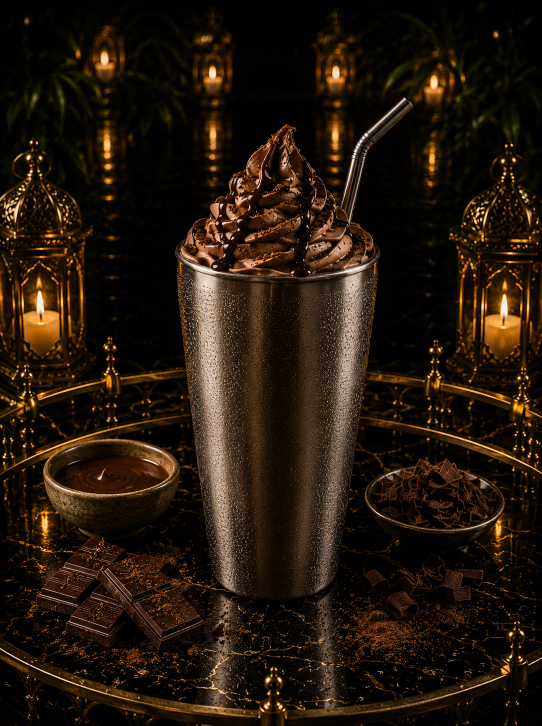
#> input picture assets/Chocolate milkshake.png, 1084 x 1451 px, given in place of eden-opening-clean-4k-hq.webp, which was not available (shown at 1/2 size)
$ python build_consistent_menu_pages.py
#> lines starting #> are read from the running program, lines starting #| are printed output that depends on the picture; pictures that were not available may be replaced by others from this repository, and a replacement may not be noted
from pathlib import Path
from PIL import Image, ImageDraw, ImageFilter, ImageFont, ImageOps, ImageEnhance


ROOT = Path(__file__).resolve().parents[1]
ASSETS = ROOT / "assets"

GOLD = (239, 189, 67)
GOLD_BRIGHT = (255, 238, 165)
GOLD_DEEP = (126, 80, 19)
TEXT = (255, 245, 205)
MUTED = (214, 184, 115)
BLACK = (5, 4, 3)


def font(name, size):
    return ImageFont.truetype(str(Path("C:/Windows/Fonts") / name), size)


SERIF = "georgia.ttf"
SERIF_BOLD = "georgiab.ttf"
SANS = "bahnschrift.ttf"


def cover_image(path, size, blur=0, darken=0.55, saturation=0.85):
#> called with size = (4096, 6144), blur = 24, darken = 0.48, saturation = 0.8
    img = Image.open(path).convert("RGB")
#> img is the input picture: PIL image 1084x1451 RGB; mean R, G, B 36.5, 23.7, 10.8
    img = ImageOps.fit(img, size, method=Image.Resampling.LANCZOS, centering=(0.5, 0.5))
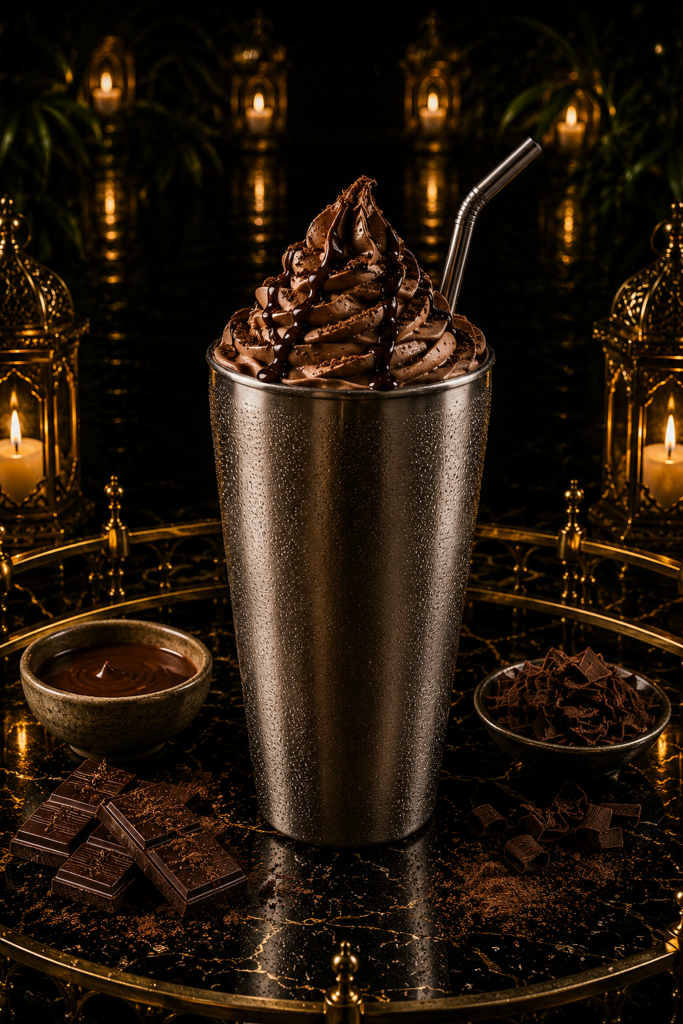
#> img: PIL image 4096x6144 RGB (shown at 1/6 size); mean R, G, B 37.6, 24.5, 11.7
    if blur:
        img = img.filter(ImageFilter.GaussianBlur(blur))
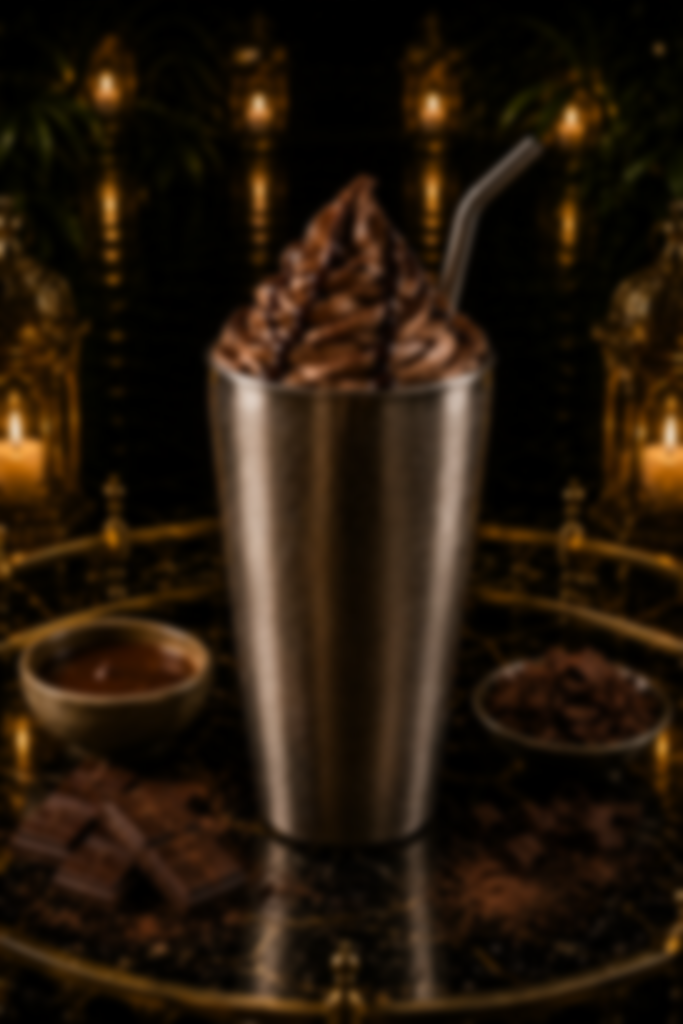
#> img: PIL image 4096x6144 RGB (shown at 1/6 size); mean R, G, B 37.6, 24.5, 11.6
    img = ImageEnhance.Color(img).enhance(saturation)
    overlay = Image.new("RGB", size, BLACK)
    return Image.blend(img, overlay, darken)
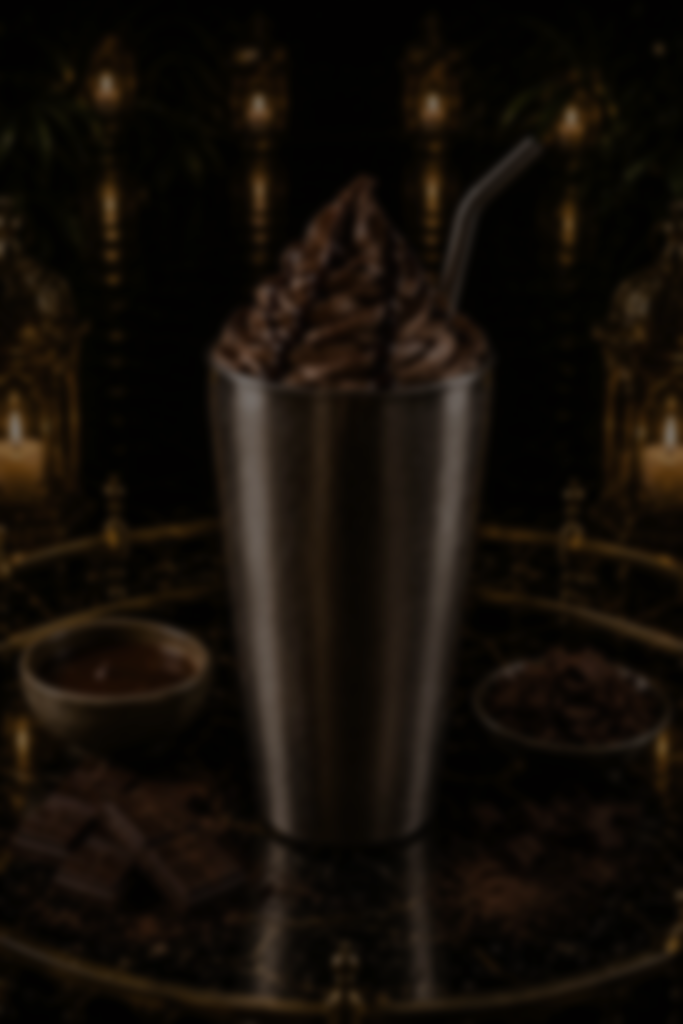
#> returned value: PIL image 4096x6144 RGB (shown at 1/6 size); mean R, G, B 20.1, 14.3, 8.4


# [8 lines left out: function fit_image, not called in this run]


def gradient_overlay(size):
#> called with size = (4096, 6144)
    w, h = size
    layer = Image.new("RGBA", size, (0, 0, 0, 0))
#> layer: PIL image 4096x6144 RGBA; every value is 0
    px = layer.load()
    for y in range(h):
        for x in range(w):
            edge = max(abs(x - w / 2) / (w / 2), abs(y - h / 2) / (h / 2))
            bottom = max(0, (y / h - 0.54) * 1.7)
            alpha = int(min(210, edge * 96 + bottom * 92))
            px[x, y] = (0, 0, 0, alpha)
    return layer


# [57 lines left out: functions text_center, draw_text_with_tracking, line_ornament, rounded_mask, paste_card_image, card, not called in this run]


def gold_text(draw, xy, value, font_obj, fill=GOLD_BRIGHT, stroke=GOLD_DEEP, anchor="la"):
    draw.text(xy, value, font=font_obj, fill=fill, stroke_width=2, stroke_fill=stroke, anchor=anchor)


# [15 lines left out: functions add_back, add_header, not called in this run]


def build_hookah():
    size = (4096, 6144)
    canvas = cover_image(ASSETS / "eden-opening-clean-4k-hq.webp", size, blur=24, darken=0.48, saturation=0.8).convert("RGBA")
    canvas.alpha_composite(gradient_overlay(size))
    draw = ImageDraw.Draw(canvas, "RGBA")

    add_back(draw)
    add_header(draw, size[0], 660, "HOOKAH MENU", "SIGNATURE BLENDS")

    old = Image.open(ASSETS / "hookah-page-4k.webp").convert("RGB")
    center = old.crop((1260, 1700, 2850, 5060))
    center = ImageOps.contain(center, (1420, 2720), method=Image.Resampling.LANCZOS)
    center = ImageEnhance.Color(center).enhance(0.55)
    center = ImageEnhance.Contrast(center).enhance(1.08).convert("RGBA")
    alpha = Image.new("L", center.size, 180)
    center.putalpha(alpha)
    canvas.alpha_composite(center, ((size[0] - center.width) // 2, 2850))

    cards = [
        ((290, 1720, 1540, 3350), "HEAVY\nBLEND", "INTENSE / RICH / BOLD", (560, 2750, 1410, 3930)),
        ((2556, 1720, 3806, 3350), "BALANCED\nBLEND", "SMOOTH / PURE / CLASSIC", (2660, 2660, 3900, 3940)),
        ((290, 3440, 1540, 5160), "LIGHT &\nSMOOTH\nBLEND", "MILD / CLEAN / RELAXING", (520, 3600, 1540, 5280)),
        ((2556, 3440, 3806, 5160), "SIGNATURE\nMIX", "UNIQUE / EXCLUSIVE / LUXURY", (2590, 3520, 3980, 5310)),
    ]

    for box, title, caption, crop in cards:
        x1, y1, x2, y2 = box
        draw.rounded_rectangle(box, radius=42, fill=(0, 0, 0, 150))
        crop_img = old.crop(crop)
        crop_img = ImageEnhance.Color(crop_img).enhance(0.25)
        crop_img = ImageEnhance.Brightness(crop_img).enhance(0.58)
        crop_img = ImageEnhance.Contrast(crop_img).enhance(1.22)
        paste_card_image(canvas, crop_img, box)
        draw.rounded_rectangle(box, radius=42, fill=(0, 0, 0, 102))
        card(draw, box, radius=42)
        icon_y = y1 + 260
        draw.ellipse((x1 + 515, icon_y - 95, x1 + 735, icon_y + 125), outline=(*GOLD, 190), width=4)
        draw.line((x1 + 625, icon_y - 40, x1 + 625, icon_y + 70), fill=(*GOLD_BRIGHT, 210), width=6)
        draw.arc((x1 + 555, icon_y + 10, x1 + 695, icon_y + 120), 200, 340, fill=(*GOLD_BRIGHT, 210), width=5)
        text_center(draw, (x1 + 60, y1 + 520, x2 - 60, y1 + 1000), title, font(SERIF, 116), GOLD_BRIGHT, 16)
        line_ornament(draw, (x1 + x2) / 2, y1 + 1105, 410)
        text_center(draw, (x1 + 80, y1 + 1200, x2 - 80, y1 + 1320), caption, font(SANS, 38), TEXT, 0)
        draw.rounded_rectangle((x1 + 445, y2 - 250, x2 - 445, y2 - 108), radius=48, outline=(*GOLD, 195), width=3, fill=(0, 0, 0, 104))
        draw.line((x1 + 570, y2 - 180, x2 - 570, y2 - 180), fill=(*GOLD_BRIGHT, 220), width=6)
        draw.line((x2 - 630, y2 - 230, x2 - 570, y2 - 180, x2 - 630, y2 - 130), fill=(*GOLD_BRIGHT, 220), width=6)

    line_ornament(draw, size[0] / 2, 5560, size[0] * 0.52)
    draw_text_with_tracking(draw, (size[0] / 2, 5740), "A SMOOTHER LOUNGE RITUAL", font(SERIF, 54), GOLD, 13, anchor="mm")
    canvas.convert("RGB").save(ASSETS / "hookah-page-eden-4k.webp", "WEBP", quality=92, method=6)


# [39 lines left out: function build_desserts, not called in this run]


if __name__ == "__main__":
#> (the run stopped early here; a loop or call above may not have finished)
